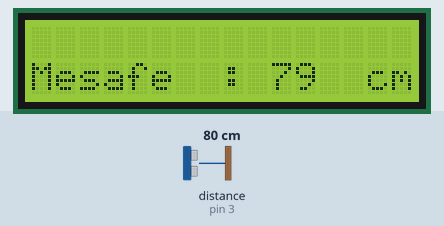
Recording of a sketch running on a simulated Arduino Uno, built with avr-gcc and run on an emulated ATmega328P. Shown: 16×2 character LCD. Wiring (inferred from the names in the program): ultrasonic range finder: trigger pin 4; echo pin 3. The test bench sets the inputs (shaded band); at power-on: distance to the obstacle (sensor on pin 3) 80 cm. The echo pulse lasts 58.3 µs per cm; no radio packets arrive unless stated; what the sketch prints to the serial monitor is not drawn.

Above: at 3.8 s.
3.9 s: distance to the obstacle (sensor on pin 3) set to 18 cm
At 5.0 s:
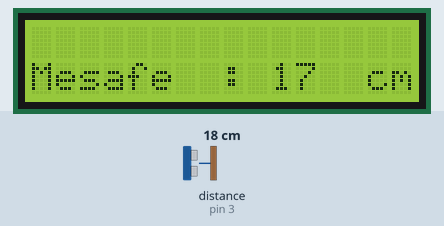
6.9 s: distance to the obstacle (sensor on pin 3) set to 4 cm
At 8.1 s:
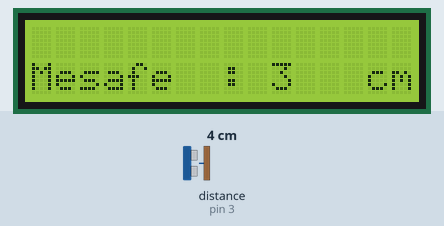
8.4 s: distance to the obstacle (sensor on pin 3) set to 35 cm
At 9.0 s:
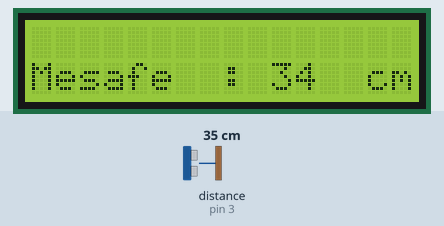
Timing chart, 0 to 11.4 s (numbered marks = the images above; inputs shaded):
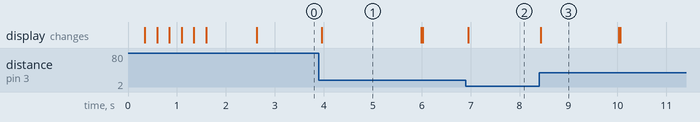

Measured:
- after the input at 3.9 s, the display: changes after 0.05 s (image 1)
- after the input at 6.9 s, the display: changes after 0.05 s (image 2)
- after the input at 8.4 s, the display: changes at once (image 3)
- what the display in image 1 shows lasts 2.0 s, from 4.0 s to 6.0 s
- what the display in image 3 shows lasts 1.6 s, from 8.4 s to 10.0 s

The sketch:

Mesafe.ino
```cpp
/*
HC - SR04 Ping distance sensor]
VCC to arduino 5v GND to arduino GND
Echo to Arduino pin 13 Trig to Arduino pin 12
Red POS to Arduino pin 11
Green POS to Arduino pin 10
560 ohm resistor to both LED NEG and GRD power rail
More info at : http://goo.gl/kJ8Gl
Original code improvements to the Ping sketch sourced from Trollmaker.com
Some code and wiring inspired by http ://en.wikiversity.org/wiki/User:Dstaub/robotcar
*/

#include <RF24.h>
#include <nRF24L01.h>
#include <SPI.h>
int msgON[1];
int msgOFF[1]; //mesaj isminde bir dizi tanýmlýyoruz
RF24 verici(9, 10);     //kütüphane tarafýndan kullanýlacak pinleri tanýmlýyoruz
const uint64_t kanal = 0xE8E8F0F0E1LL; //kanalý tanýmlýyoruz

#include <LiquidCrystal_I2C.h>
LiquidCrystal_I2C lcd(0x27, 2, 1, 0, 4, 5, 6, 7, 3, POSITIVE);  // Set the LCD I2C address

#include <dht11.h> // dht11 kütüphanesini ekliyoruz.
#define DHT11PIN 2 // DHT11PIN olarak Dijital 2"yi belirliyoruz.

#define trigPin 4
#define echoPin 3
dht11 DHT11;
int counter = 0;
int checker = 1;
bool light_checker = false;
float readings[20] = { 0 };


unsigned long previousMillis = 0;
unsigned long previousMillis_2 = 0;
unsigned long previousMillis_3 = 0;
unsigned long previousMillis_4 = 0;

void setup() {
	Serial.begin(9600);
	lcd.begin(16, 2);
	lcd.setCursor(0, 0); //Start at character 4 on line 0
	lcd.print("Ayarlamalar");
	lcd.setCursor(0, 1);
	lcd.print("Yapiliyor...");


	verici.begin();       //nrf yi baþlatýyoruz
	verici.openWritingPipe(kanal);  //kanal id sý tanýmlanýyor

	// ------- Quick 3 blinks of backlight  -------------
	for (int i = 0; i< 3; i++)
	{
		lcd.backlight();
		delay(250);
		lcd.noBacklight();
		delay(250);
	}
	lcd.backlight(); // finish with backlight on
	SendMessage(msgOFF);

	Serial.println("Uygulama Baslatýldý...");

	pinMode(trigPin, OUTPUT);
	pinMode(echoPin, INPUT);

	lcd.setCursor(1, 0);
	lcd.clear();
	delay(1000);


}

void loop() {
	unsigned long currentMillis = millis();
	if (currentMillis - previousMillis >= 10)
	{
		/*save the last time you blinked the LED*/
		previousMillis = currentMillis;

		msgOFF[0] = 0;
		msgON[0] = 1;
		long duration, distance;
		digitalWrite(trigPin, LOW);  // Added this line
		delayMicroseconds(2); // Added this line
		digitalWrite(trigPin, HIGH);
		//  delayMicroseconds(1000); - Removed this line
		delayMicroseconds(10); // Added this line
		digitalWrite(trigPin, LOW);
		duration = pulseIn(echoPin, HIGH);
		distance = (duration / 2) / 29.1;

		if (distance >= 400 || distance <= 0) {
			/*Serial.println("Out of range");*/

			lcd.setCursor(0, 1);
			lcd.print("Mesafe  :");
			lcd.setCursor(10, 1);
			lcd.print("Out !!");


		}
		else {
			/*Serial.print(distance);
			Serial.println(" cm");*/
			lcd.setCursor(0, 1);
			lcd.print("Mesafe  :");

			lcd.setCursor(11, 1);
			lcd.print("   ");
			lcd.setCursor(10, 1);
			lcd.print(distance);
			lcd.setCursor(14, 1);
			lcd.print("cm");
			/*delay(50);*/
			if (distance < 65 && light_checker == false)
			{
				delay(10);
				unsigned long currentMillis_3 = millis();
				if (currentMillis_3 - previousMillis_3 >= 2000)
				{
					/*save the last time you blinked the LED*/
					previousMillis_3 = currentMillis_3;
					SendMessage(msgON);
					light_checker = true;
				}

				/*delay(2000);*/
			}
			else if (distance < 65 && light_checker==true )
			{
				delay(10);
				unsigned long currentMillis_3 = millis();
				if (currentMillis_3 - previousMillis_3 >= 2000)
				{
					/*save the last time you blinked the LED*/
					previousMillis_3 = currentMillis_3;

					SendMessage(msgOFF);
					light_checker = false;
				}

				/*delay(2000);*/
			}
		}


	}


//	unsigned long currentMillis_2 = millis();
//	if (currentMillis_2 - previousMillis_2 >= 3000)
//	{
//		/*save the last time you blinked the LED*/
//		previousMillis_2 = currentMillis_2;
//		// Bir satýr boþluk býrakýyoruz serial monitörde.
//		Serial.println();
//		// Sensörün okunup okunmadýðýný konrol ediyoruz.
//		// chk 0 ise sorunsuz okunuyor demektir. Sorun yaþarsanýz
//		// chk deðerini serial monitörde yazdýrýp kontrol edebilirsiniz.
//		int chk = DHT11.read(DHT11PIN);
//
//		// Sensörden gelen verileri serial monitörde yazdýrýyoruz.
//
//
//		/*float temp = StableTemperature();
//		Serial.print("Sicaklik (Celcius): ");
//		Serial.println(temp, 2);
//
//
//
//		lcd.setCursor(0, 0);
//		lcd.print("Sicaklik: ");
//		lcd.setCursor(10, 0);
//		lcd.print(temp, 1);
//		lcd.setCursor(15, 0);
//		lcd.print("C");
//
//		Serial.print("Simdi: ");
//		Serial.println(light_checker);
//
//
//		Serial.print("Nem (%): ");
//		Serial.println((float)DHT11.humidity, 2);*/
//
//		// 2 saniye bekliyoruz. 2 saniyede bir veriler ekrana yazdýrýlacak.
//		Serial.println();
//
//	}
//
}

float StableTemperature()
{
	float temp = 0;
	readings[counter] = (float)DHT11.temperature;
	if (checker == 1)
	{
		temp = DHT11.temperature;
	}
	else
	{
		for (int i = 0; i < 20; i++)
		{
			temp = temp + readings[i];
		}
		temp = temp / 20;
	}

	if (counter >= 20)
	{
		counter = -1;
		checker = 0;
	}
	counter++;
	return temp;
}

bool SendMessage(int msg[])
{
	bool status = false;
	int count = 0;
	while (!status)
	{
		count++;
		status = verici.write(msg, 1);
		if (count >= 50 && status == false)
		{
			Serial.println("***************Connection Failed******************");
			break;
		}
	}

	return status;
}
```
